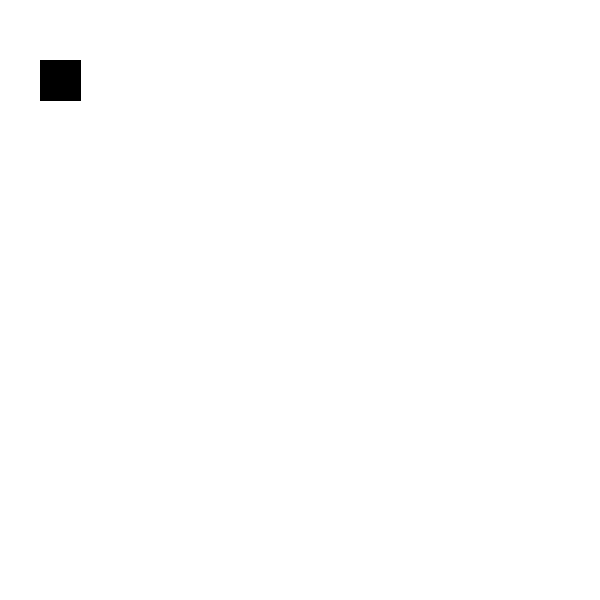
Frame 1 (no input)
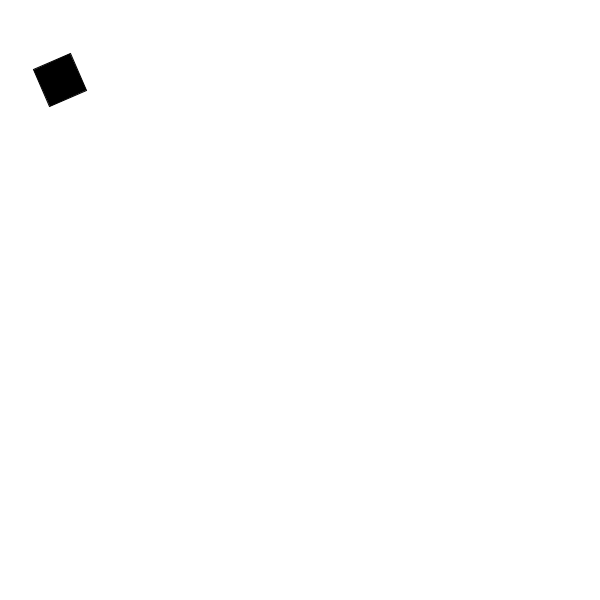
Frame 60 (the mouse pressed at the canvas centre just before this capture)
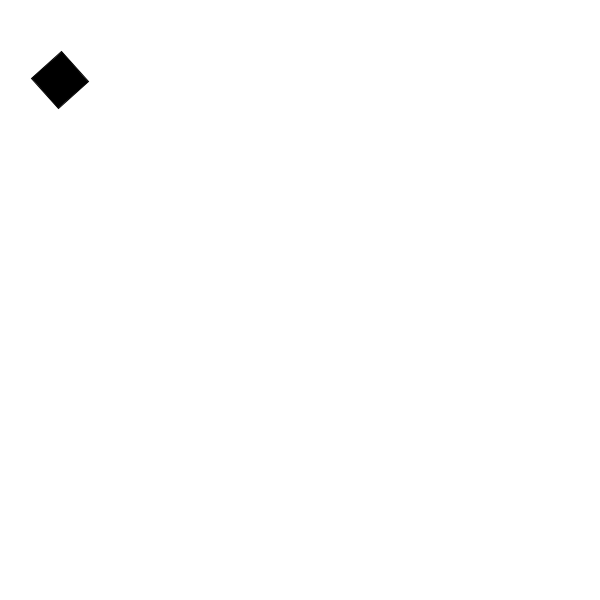
Frame 120 (the mouse held since frame 60 and released just before this capture)

The Processing sketch that drew these frames (run headless with seeded random() and noise(); from frame 60 on, the mouse is pressed at the canvas centre):

// Processing sketch: spinningSquaresForDrew
// ── spinningSquaresForDrew.pde
float theta;

void setup() {
  size(600, 600);
  theta = 0;
}

void draw() {
  background(255);
  translate(60, 80);  //don't forget to translate BEFORE you rotate!!
  rotate(theta);
  fill(0);
  rectMode(CENTER);
  rect(0, 0, 40, 40);
  
  float mappedX = map(mouseX, 0, width, -0.3, 0.3);
  theta += mappedX;
}
